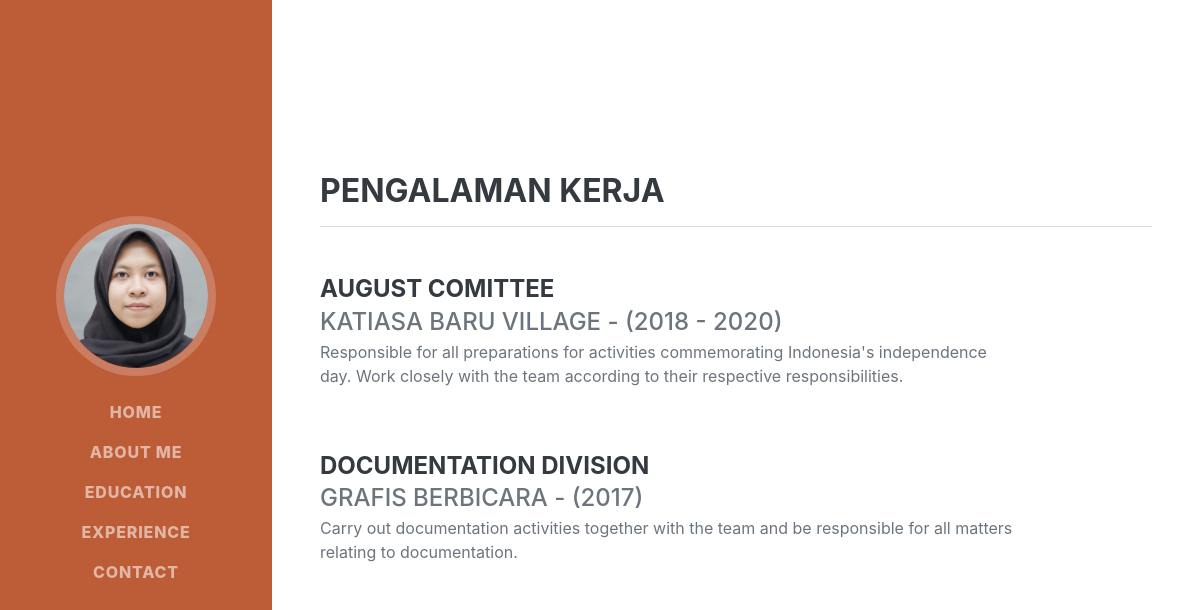
/index.php/user/experience, run on the app's committed database.
### tables this page shows
CREATE TABLE `pekerjaan` (
  `pekerjaan_id` int(11) NOT NULL,
  `nama_tempat` varchar(50) NOT NULL,
  `jabatan` varchar(40) NOT NULL,
  `masa_jabatan` varchar(20) NOT NULL,
  `deskripsi` text NOT NULL
);

### application/controllers/user.php (called while the page is built, shortened)
<?php
class User extends CI_Controller
{
    public function __construct()
    {
        $this->load->model('ProfileModel');
        $this->load->model('PendidikanModel');
        $this->load->model('PengalamanModel');
        $this->load->model('KontakModel');
    }
    function experience()
	{
		$data['title'] = "Pengalaman Kerja";
		$data['pengalaman_list'] = $this->PengalamanModel->pengalaman_get_list();
        $this->load->view('templates/user/header', $data);
		$this->load->view('user/experience', $data, FALSE);
        $this->load->view('templates/user/footer');
	}
}

### index.php (called while the page is built, shortened)
<?php
require_once BASEPATH.'core/CodeIgniter.php';

### application/models/PengalamanModel.php (called while the page is built, shortened)
<?php
class PengalamanModel extends CI_Model
{
    function pengalaman_get_list($where = null)
	{
		$q = $this->db->get('pekerjaan');
		return $result = $q->num_rows() > 0 ? $q->result_array() : array();
	}
}

### application/views/user/experience.php (the view, shortened to what this page needs)
<div class="container-fluid p-0">
            <section class="resume-section" id="experience">
                <div class="resume-section-content">
                    <h3 class="mb-0">Pengalaman Kerja</h3>
                    <hr></hr>
                    <?php foreach ($pengalaman_list as $list): ?>
                    <div class="d-flex flex-column flex-md-row justify-content-between mb-5">
                        <div class="mb-0" data-id="<?= $list['pekerjaan_id'] ?>">
                        <div class="flex-grow-1">
                            <h4 class="mb-0"><?= $list['jabatan'] ?></h4>
                            <div class="subheading mb-0"><?= $list['nama_tempat'] ?> - (<?= $list['masa_jabatan'] ?>)</div>
                            <div class="col-10"><p><?= $list['deskripsi'] ?></p></div>
                        </div>
                        </div>
                    </div>
                    <?php endforeach ?>
                </div>
            </section>

### data on the page
pekerjaan: jabatan "AUGUST COMITTEE", nama_tempat "KATIASA BARU VILLAGE", masa_jabatan "2018 - 2020", deskripsi "Responsible for all preparations for activities commemorating Indonesia's independence day. Work closely with the team according to their respective responsibilities."
pekerjaan: jabatan "DOCUMENTATION DIVISION", nama_tempat "GRAFIS BERBICARA", masa_jabatan "2017", deskripsi "Carry out documentation activities together with the team and be responsible for all matters relating to documentation."
